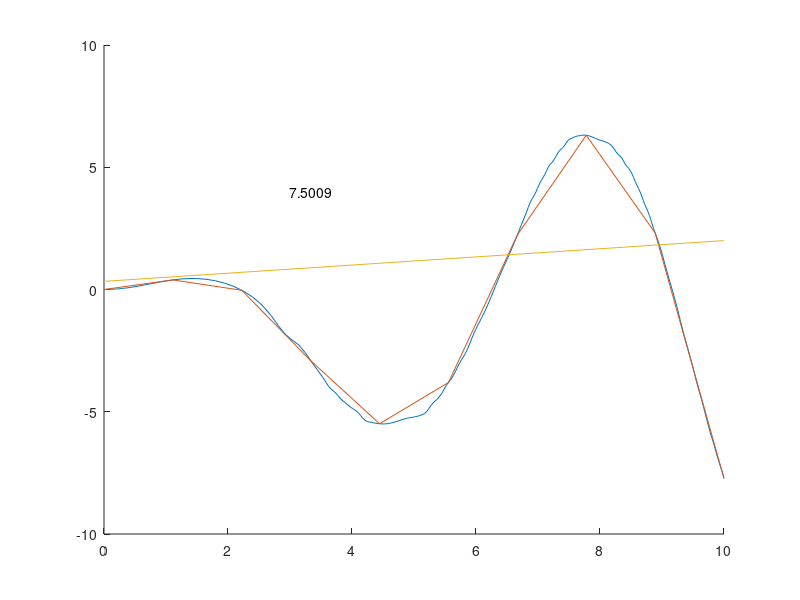

Reproduce this figure in MATLAB.
function ejercicio3
%a
f=@(t,y) t.*cos(t)-sin(y.^2);
[tt,yy]=ode45(f,[0,10],0);

hold on
plot(tt,yy);


%b
z= linspace(0,10,10);
p=@(t) plot(t,interp1(tt,yy,t));
p(z);

y=@(t) 1/6.*t+1/3;
plot(z,y(z));
h=@(t) interp1(tt,yy,t)-y(t);
c1=fzero(h,6.6);
c2=fzero(h,8.8);
area=integral(h,c1,c2);
text(3,4,num2str(area));

shg;
